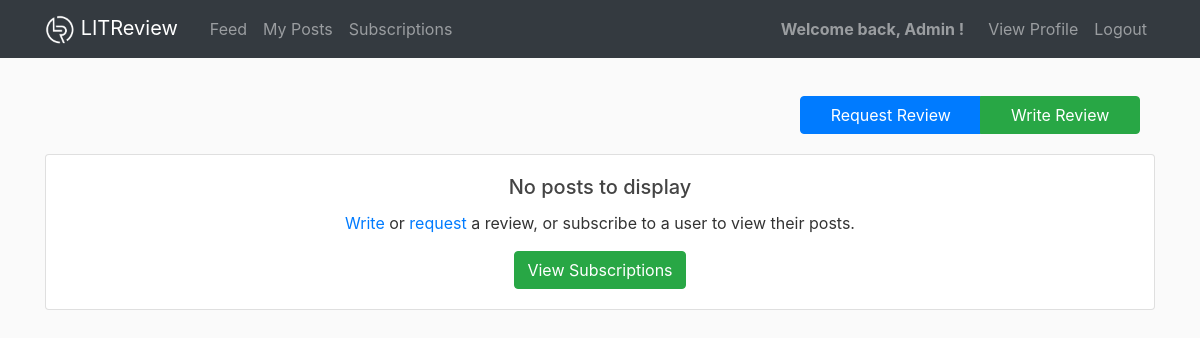
Before: / (signed in) with the older database file.
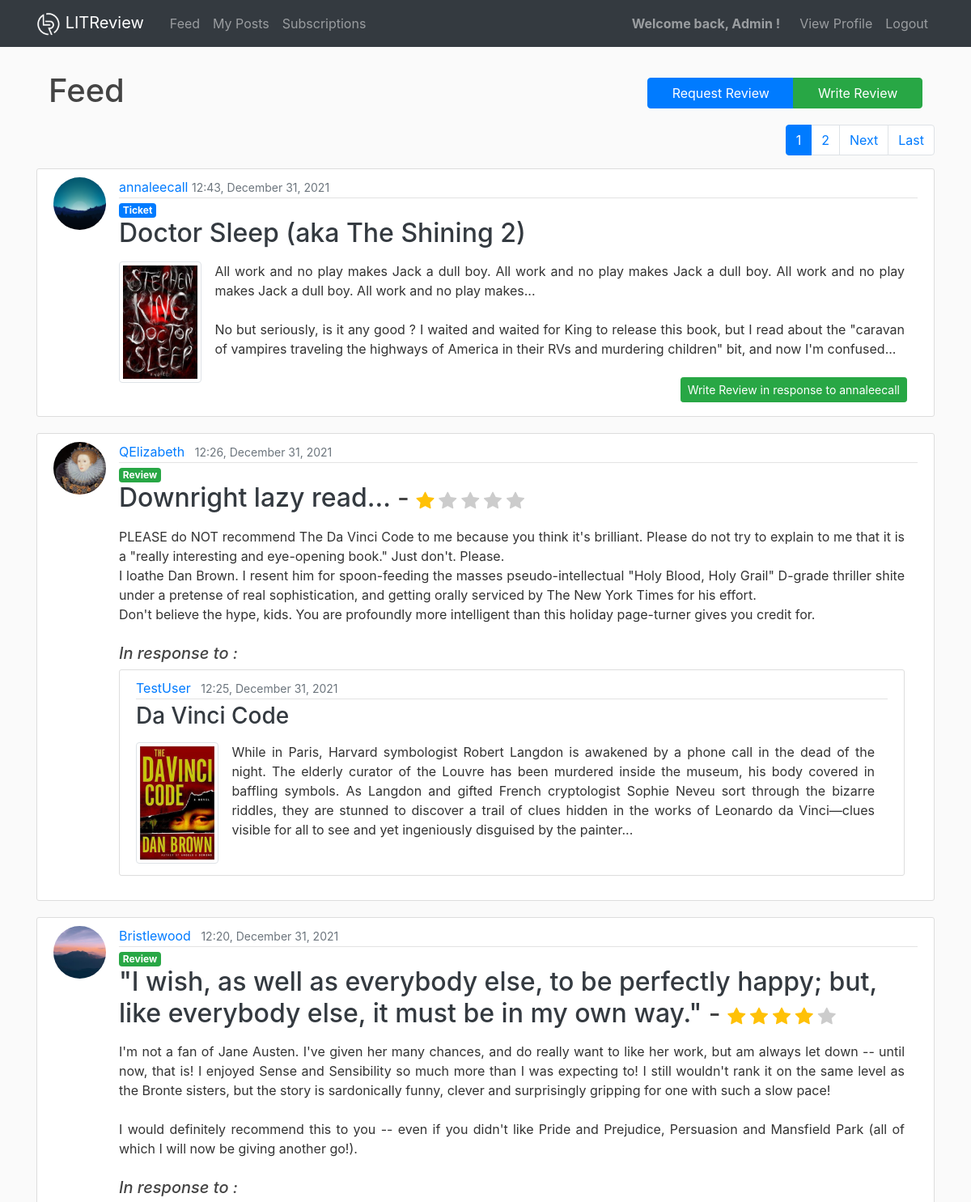
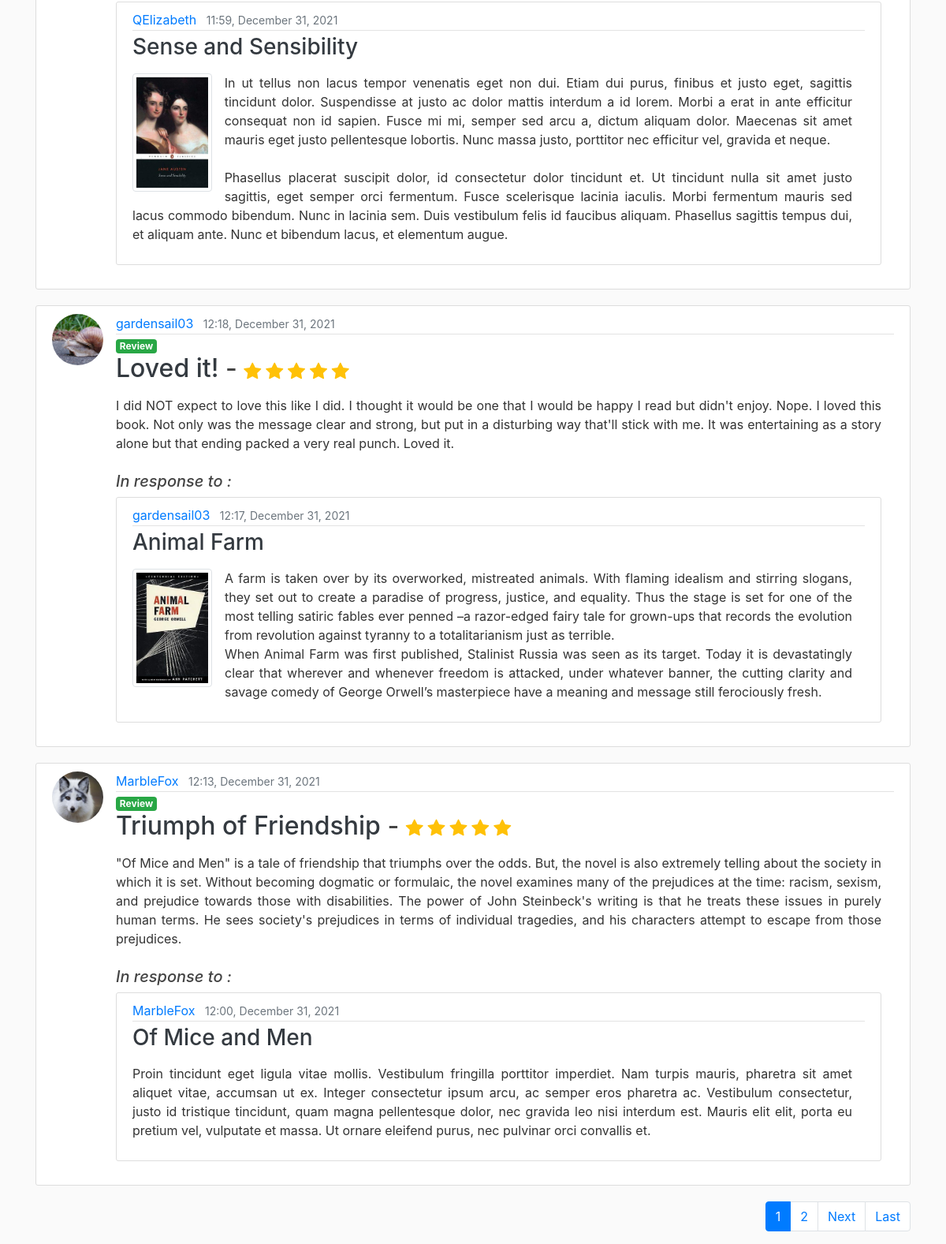
After: the same page with the newer database file (2 pictures, top to bottom).
### reviews/models.py (models this page shows, shortened)
class Ticket(models.Model):
    title = models.CharField(max_length=128)
    description = models.TextField(max_length=2048, blank=True)
    user = models.ForeignKey(
        to=settings.AUTH_USER_MODEL, on_delete=models.CASCADE)
    time_created = models.DateTimeField(default=timezone.now)
    image = models.ImageField(blank=True, null=True, upload_to='reviews_img')
    if image is True:
        def save(self, *args, **kwargs):
            super().save()
            img = ImageOps.contain(
                Image.open(self.image.path),
                (200, 200),
                method=3
            )
            img.save(self.image.path)

class Review(models.Model):
    ticket = models.ForeignKey(to=Ticket, on_delete=models.CASCADE)
    rating = models.PositiveSmallIntegerField(validators=[MinValueValidator(1), MaxValueValidator(5)])
    headline = models.CharField(max_length=128)
    body = models.TextField(max_length=8192, blank=True)
    user = models.ForeignKey(
        to=settings.AUTH_USER_MODEL, on_delete=models.CASCADE)
    time_created = models.DateTimeField(default=timezone.now)

### users/models.py (models this page shows, shortened)
class Profile(models.Model):
    user = models.OneToOneField(User, on_delete=models.CASCADE)
    image = models.ImageField(default='default.jpg', upload_to='profile_pics')

### reviews/views.py (the view)
# urls.py: path('', views.feed, name='reviews-feed'),
@login_required
def feed(request):
    followed_users = get_user_follows(request.user)
    reviews = get_user_viewable_reviews(request.user)
    reviews = reviews.annotate(content_type=Value('REVIEW', CharField()))
    tickets = get_user_viewable_tickets(request.user)
    tickets = tickets.annotate(content_type=Value('TICKET', CharField()))
    posts_list = sorted(chain(reviews, tickets), key=lambda post: post.time_created, reverse=True)
    if posts_list:
        paginator = Paginator(posts_list, 5)
        page = request.GET.get('page')
        posts = paginator.get_page(page)
    else:
        posts = None
    context = {
        'posts': posts,
        'r_tickets': [],
        'title': 'Feed',
        'followed_users': followed_users
    }
    return render(request, 'reviews/feed.html', context)

### reviews/utils.py (called while the page is built)
def get_user_viewable_reviews(user: User):
    user_follows = UserFollow.objects.filter(user=user)
    followers = [user]
    for follow in user_follows:
        followers.append(follow.followed_user)
    reviews = []
    all_reviews = Review.objects.filter(user__in=followers).distinct()
    for review in all_reviews:
        reviews.append(review.id)
    user_tickets = Ticket.objects.filter(user=user)
    for ticket in user_tickets:
        review_responses = Review.objects.filter(ticket=ticket)
        for review in review_responses:
            reviews.append(review.id)
    reviews = Review.objects.filter(id__in=reviews).distinct()
    return reviews

def get_user_viewable_tickets(user: User):
    user_follows = UserFollow.objects.filter(user=user)
    followers = [user]
    for follow in user_follows:
        followers.append(follow.followed_user)
    tickets = Ticket.objects.filter(user__in=followers)
    for ticket in tickets:
        replied = Review.objects.filter(ticket=ticket)
        if replied:
            tickets = tickets.exclude(id=ticket.id)
    return tickets

def get_user_follows(user):
    follows = UserFollow.objects.filter(user=user)
    followed_users = []
    for follow in follows:
        followed_users.append(follow.followed_user)
    return followed_users

### reviews/templates/reviews/feed.html
{% extends "reviews/_base.html" %}
{% load static %}
{% block content %}
<div class="container">
  <div class="row mb-2">
    <h1 class="col-8 py-2 mb-0">
      {% if posts %}
        {{ title }}
      {% endif %}
    </h1>
    <div class="btn-group col py-2 mt-2 mb-1" role="group">
      <a type="button" class="btn btn-primary" href="{% url 'ticket-new' %}">Request Review</a>
      <a type="button" class="btn btn-success" href="{% url 'review-new' %}">Write Review</a>
    </div>
  </div>
</div>
{% if posts %}
  {% include 'reviews/_pagination.html' %}
  {% for post in posts %}
    {% if post.content_type == 'REVIEW' %}
      {% include 'reviews/review_snippet.html' %}
    {% elif post.content_type == 'TICKET' %}
      {% include 'reviews/ticket_snippet.html' %}
    {% endif %}
  {% endfor %}
  {% include 'reviews/_pagination.html' %}
{% else %}
<div class="card text-center">
  <div class="card-body">
    <h5 class="card-title">No posts to display</h5>
    {% if request.get_full_path == "/" %}
      <p class="card-text">
        <a href="{% url 'review-new' %}">Write</a> or
        <a href="{% url 'review-new' %}">request</a> a review, or subscribe to a user to view their posts.
      </p>
      <a type="button" class="btn btn-success" href="{% url 'subscriptions' %}">View Subscriptions</a>
    {% else %}
      <p class="card-text">You have not written any posts yet. <a href="{% url 'review-new' %}">Write</a> or
        <a href="{% url 'review-new' %}">request</a> a review to get started.
      </p>
    {% endif %}
  </div>
</div>
{% endif %}
{% endblock content %}

### reviews/templates/reviews/_base.html (shortened to what this page needs)
<!DOCTYPE html>
{% load static %}
<html lang="en">
<head>
  <link rel="stylesheet" href="https://cdn.jsdelivr.net/npm/bootstrap@4.6.1/dist/css/bootstrap.min.css"
>
  <link rel="stylesheet" href="https://cdn.jsdelivr.net/npm/bootstrap-icons@1.7.2/font/bootstrap-icons.css">
  <link rel="stylesheet" type="text/css" href="{% static 'reviews/css/main.css' %}?version=2">
</head>
<body>
  <header class="site-header">
    <nav class="navbar navbar-expand-md navbar-dark bg-dark fixed-top">
      <div class="container">
        <a class="navbar-brand mr-4" href="{% url 'reviews-feed' %}">
          <img src="{% static 'reviews/img/logo_w.png' %}" width="30" height="30" alt="LITReview logo">
          LITReview
        </a>
        <div class="collapse navbar-collapse" id="navbarToggle">
          <div class="navbar-nav mr-auto">
            {% if user.is_authenticated %}
              <a class="nav-item nav-link" href="{% url 'reviews-feed' %}">Feed</a>
              <a class="nav-item nav-link" href="{% url 'my-posts' %}">My Posts</a>
              <a class="nav-item nav-link" href="{% url 'subscriptions' %}">Subscriptions</a>
            {% endif %}
          </div>
          <div class="navbar-nav">
            {% if user.is_authenticated %}
              <span class="navbar-text mr-3"><strong>Welcome back, {{ user.username }} !</strong></span>
              <a class="nav-item nav-link" href="{% url 'profile' %}">View Profile</a>
              <a class="nav-item nav-link" href="{% url 'logout' %}">Logout</a>
            {% else %}
              <a class="nav-item nav-link" href="{% url 'login' %}">Login</a>
              <a class="nav-item nav-link" href="{% url 'register' %}">Register</a>
            {% endif %}
          </div>
        </div>
      </div>
    </nav>
  </header>
  <main role="main" class="container">
    <div class="row">
      <div class="col-lg">
        {% block content %}{% endblock %}
      </div>
    </div>
  </main>
</body>
</html>

### reviews/templates/reviews/_pagination.html (shortened to what this page needs)
{% if posts.paginator.num_pages > 1 %}
  <nav class="page-nav mb-3">
    <ul class="pagination justify-content-end">
      {% for num in posts.paginator.page_range %}
        {% if posts.number == num %}
          <li class="page-item active"><a class="page-link" href="?page={{ num }}">{{ num }}</a></li>
        {% elif num > posts.number|add:'-3' and num < posts.number|add:'3' %}
          <li class="page-item"><a class="page-link" href="?page={{ num }}">{{ num }}</a></li>
        {% endif %}
      {% endfor %}
      {% if posts.has_next %}
        <li class="page-item"><a class="page-link" href="?page={{ posts.next_page_number }}">Next</a></li>
        <li class="page-item"><a class="page-link" href="?page={{ posts.paginator.num_pages }}">Last</a></li>
      {% endif %}
    </ul>
  </nav>
{% endif %}

### reviews/templates/reviews/ticket_snippet.html (shortened to what this page needs)
<article class="media content-section">
  <img class="rounded-circle article-img" src="{{ post.user.profile.image.url }}"
       alt="{{ post.user.username }} profile picture">
  <div class="media-body">
    <div class="article-metadata">
      {% if post.user != user %}
        {% if post.user in followed_users %}
          <a href="{% url 'user-posts' post.user.id %}">{{ post.user }}</a>
        {% else %}
          <p>{{ post.user }}</p>
        {% endif %}
      {% else %}
        <a href="{% url 'my-posts' %}">{{ post.user }}</a>
      {% endif %}
      <small class="text-muted">{{ post.time_created|date:"H:i, F d, Y" }}</small>
    </div>
    <h6 class="mb-0"><span class="badge badge-primary">Ticket</span></h6>
    <h2 class="mt-0"><a class="text-dark" href="{% url 'ticket-detail' post.id %}">{{ post.title }}</a></h2>
    <div class="ticket-description">
      {% if post.image %}
        <img class="img-thumbnail float-left mb-1 mr-3" src="{{ post.image.url }}"
             alt="{{ post.title }}">
      {% endif %}
      <p class="article-content text-justify mt-3 mr-3">{{ post.description }}</p>
    </div>
    {% if r_tickets and post in r_tickets %}
      {% for reply in r_reviews %}
        {% if post == reply.ticket %}
          <div class="btn float-right mt-0">
            <a class="btn btn-outline-success btn-sm" href="{% url 'review-detail' reply.id %}">
              View response from {{ reply.user }}
            </a>
          </div>
        {% endif %}
      {% endfor %}
    {% elif post not in r_tickets %}
      <div class="btn float-right">
        <a type="button" class="btn btn-success btn-sm" href="{% url 'response-review' post.id %}">
          Write Review in response to {{ post.user }}
        </a>
      </div>
    {% endif %}
  </div>
</article>

### reviews/templates/reviews/review_snippet.html (shortened to what this page needs)
<article class="media content-section">
  <img class="rounded-circle article-img" src="{{ post.user.profile.image.url }}"
       alt="{{ post.user.username }} profile picture">
  <div class="media-body">
    <div class="article-metadata">
      {% if post.user != user %}
        {% if post.user in followed_users %}
          <a class="mr-2 mb-0" href="{% url 'user-posts' post.user.id %}">{{ post.user }}</a>
        {% else %}
          <p class="mr-2 mb-0" style="display:inline">{{ post.user }}</p>
        {% endif %}
      {% else %}
        <a class="mr-2 mb-0" href="{% url 'my-posts' %}">{{ post.user }}</a>
      {% endif %}
      <small class="text-muted">{{ post.time_created|date:"H:i, F d, Y" }}</small>
    </div>
    <h6 class="mb-0"><span class="badge badge-success">Review</span></h6>
    <h2 class="mt-0">
      <a class="text-dark" href="{% url 'review-detail' post.id %}">{{ post.headline }}</a> -
      <p class="star-rating-{{ post.rating }}" style="font-size: 22px; color: #cccccc; display:inline">
        <i class="bi bi-star-fill"></i>
        <i class="bi bi-star-fill"></i>
        <i class="bi bi-star-fill"></i>
        <i class="bi bi-star-fill"></i>
        <i class="bi bi-star-fill"></i>
      </p>
    </h2>
    <div class="review-body">
      <p class="article-content text-justify mt-3 mr-3">{{ post.body }}</p>
    </div>
    <h5 class="mt-4"><i>In response to :</i></h5>
    <article class="media content-section mr-3">
      <div class="media-body">
        <div class="article-metadata">
          {% if post.ticket.user != user %}
            {% if post.ticket.user in followed_users %}
              <a class="mr-2 mb-0" href="{% url 'user-posts' post.ticket.user.id %}">{{ post.ticket.user }}</a>
            {% else %}
              <p class="mr-2 mb-0" style="display:inline">{{ post.ticket.user }}</p>
            {% endif %}
          {% else %}
            <a class="mr-2 mb-0" href="{% url 'my-posts' %}">{{ post.ticket.user }}</a>
          {% endif %}
          <small class="text-muted">{{ post.ticket.time_created|date:"H:i, F d, Y" }}</small>
        </div>
        <h3 class="mt-0">
          <a class="text-dark" href="{% url 'ticket-detail' post.ticket.id %}">{{ post.ticket.title }}</a>
        </h3>
        <div class="ticket-description">
          {% if post.ticket.image %}
            <img class="img-thumbnail float-left mb-1 mr-3" src="{{ post.ticket.image.url }}"
                 alt="{{ post.ticket.title }}">
          {% endif %}
          <p class="article-content text-justify mt-3 mr-3">{{ post.ticket.description }}</p>
        </div>
      </div>
    </article>
  </div>
</article>

### reviews/static/reviews/css/main.css (style rules this page uses)
body { background: #fafafa; color: #333333; margin-top: 5rem; }
h1, h2, h3, h4, h5, h6 { color: #444444; }
ul { margin: 0; }
.site-header { color: #ffffff; }
.content-section { background: #ffffff; padding: 10px 20px; border: 1px solid #dddddd; border-radius: 3px; margin-bottom: 20px; }
.article-content { white-space: pre-line; }
.article-img { height: 65px; width: 65px; margin-right: 16px; }
.article-metadata { padding-bottom: 1px; margin-bottom: 4px; border-bottom: 1px solid #e3e3e3 }
.star-rating-1 i:first-child { color: #ffc107; }
.star-rating-4 i:first-child, .star-rating-4 i:first-child + i, .star-rating-4 i:first-child + i + i, .star-rating-4 i:first-child + i + i + i { color: #ffc107; }
.star-rating-5 i { color: #ffc107; }
.img-thumbnail { height: 150px; }

Changed rows visible on the page:
added Ticket: user.profile.image (picture), user "annaleecall", time_created "12:43, December 31, 2021", title "Doctor Sleep (aka The Shining 2)", image (picture), description "All work and no play makes Jack a dull boy. All work and no play makes Jack a dull boy. All work and no play makes Jack a dull boy. All work and no play makes... No but seriously, is it any good ? I waited and waited for King to release this book, but I read about the \"caravan of vampires traveling the highways of America in their RVs and murdering children\" bit, and now I'm confused..."
added Review: user.profile.image (picture), user "QElizabeth", time_created "12:26, December 31, 2021", headline "Downright lazy read...", body "PLEASE do NOT recommend The Da Vinci Code to me because you think it's brilliant. Please do not try to explain to me that it is a \"really interesting and eye-opening book.\" Just don't. Please. I loathe Dan Brown. I resent him for spoon-feeding the masses pseudo-intellectual \"Holy Blood, Holy Grail\" D-grade thriller shite under a pretense of real sophistication, and getting orally serviced by The New York Times for his effort. Don't believe the hype, kids. You are profoundly more intelligent than this holiday page-turner gives you credit for.", ticket.user "TestUser", ticket.time_created "12:25, December 31, 2021", ticket "Da Vinci Code", ticket.image (picture), ticket.description "While in Paris, Harvard symbologist Robert Langdon is awakened by a phone call in the dead of the night. The elderly curator of the Louvre has been murdered inside the museum, his body covered in baffling symbols. As Langdon and gifted French cryptologist Sophie Neveu sort through the bizarre riddles, they are stunned to discover a trail of clues hidden in the works of Leonardo da Vinci—clues visible for all to see and yet ingeniously disguised by the painter..."
added Review: user.profile.image (picture), user "Bristlewood", time_created "12:20, December 31, 2021", headline "\"I wish, as well as everybody else, to be perfectly happy; but, like everybody else, it must be in my own way.\"", body "I'm not a fan of Jane Austen. I've given her many chances, and do really want to like her work, but am always let down -- until now, that is! I enjoyed Sense and Sensibility so much more than I was expecting to! I still wouldn't rank it on the same level as the Bronte sisters, but the story is sardonically funny, clever and surprisingly gripping for one with such a slow pace! I would definitely recommend this to you -- even if you didn't like Pride and Prejudice, Persuasion and Mansfield Park (all of which I will now be giving another go!).", ticket.user "QElizabeth", ticket.time_created "11:59, December 31, 2021", ticket "Sense and Sensibility", ticket.image (picture), ticket.description "In ut tellus non lacus tempor venenatis eget non dui. Etiam dui purus, finibus et justo eget, sagittis tincidunt dolor. Suspendisse at justo ac dolor mattis interdum a id lorem. Morbi a erat in ante efficitur consequat non id sapien. Fusce mi mi, semper sed arcu a, dictum aliquam dolor. Maecenas sit amet mauris eget justo pellentesque lobortis. Nunc massa justo, porttitor nec efficitur vel, gravida et neque. Phasellus placerat suscipit dolor, id consectetur dolor tincidunt et. Ut tincidunt nulla sit amet justo sagittis, eget semper orci fermentum. Fusce scelerisque lacinia iaculis. Morbi fermentum mauris sed lacus commodo bibendum. Nunc in lacinia sem. Duis vestibulum felis id faucibus…"
added Review: user.profile.image (picture), user "gardensail03", time_created "12:18, December 31, 2021", headline "Loved it!", body "I did NOT expect to love this like I did. I thought it would be one that I would be happy I read but didn't enjoy. Nope. I loved this book. Not only was the message clear and strong, but put in a disturbing way that'll stick with me. It was entertaining as a story alone but that ending packed a very real punch. Loved it.", ticket.user "gardensail03", ticket.time_created "12:17, December 31, 2021", ticket "Animal Farm", ticket.image (picture), ticket.description "A farm is taken over by its overworked, mistreated animals. With flaming idealism and stirring slogans, they set out to create a paradise of progress, justice, and equality. Thus the stage is set for one of the most telling satiric fables ever penned –a razor-edged fairy tale for grown-ups that records the evolution from revolution against tyranny to a totalitarianism just as terrible. When Animal Farm was first published, Stalinist Russia was seen as its target. Today it is devastatingly clear that wherever and whenever freedom is attacked, under whatever banner, the cutting clarity and savage comedy of George Orwell’s masterpiece have a meaning and message still ferociously fresh."
added Review: user.profile.image (picture), user "MarbleFox", time_created "12:13, December 31, 2021", headline "Triumph of Friendship", body "\"Of Mice and Men\" is a tale of friendship that triumphs over the odds. But, the novel is also extremely telling about the society in which it is set. Without becoming dogmatic or formulaic, the novel examines many of the prejudices at the time: racism, sexism, and prejudice towards those with disabilities. The power of John Steinbeck's writing is that he treats these issues in purely human terms. He sees society's prejudices in terms of individual tragedies, and his characters attempt to escape from those prejudices.", ticket.user "MarbleFox", ticket.time_created "12:00, December 31, 2021", ticket "Of Mice and Men", ticket.description "Proin tincidunt eget ligula vitae mollis. Vestibulum fringilla porttitor imperdiet. Nam turpis mauris, pharetra sit amet aliquet vitae, accumsan ut ex. Integer consectetur ipsum arcu, ac semper eros pharetra ac. Vestibulum consectetur, justo id tristique tincidunt, quam magna pellentesque dolor, nec gravida leo nisi interdum est. Mauris elit elit, porta eu pretium vel, vulputate et massa. Ut ornare eleifend purus, nec pulvinar orci convallis et."
Other visible differences:
{{ title }}: (not shown) → "Feed"
new list line: "1"
new list line: "2"
text no longer shown: "No posts to display Write or request a review, or subscribe to a user to view their posts. View Subscriptions"
text now shown: "Next Next Last Last"
